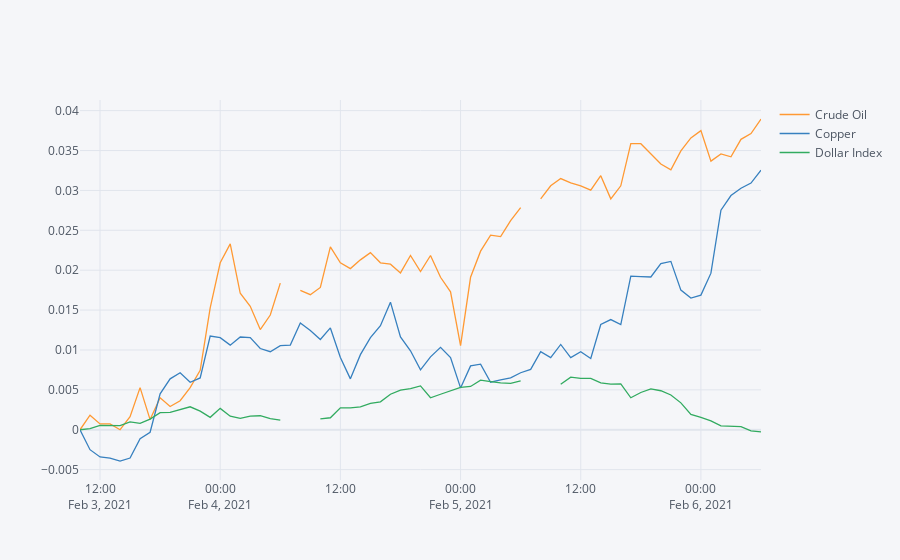

The cell this chart's notebook holds for it:
### Code cell
df = df_compare(['CL', 'HG', 'DX'], '60', '2021-02-03 10:00:00')
index_chart(df)
